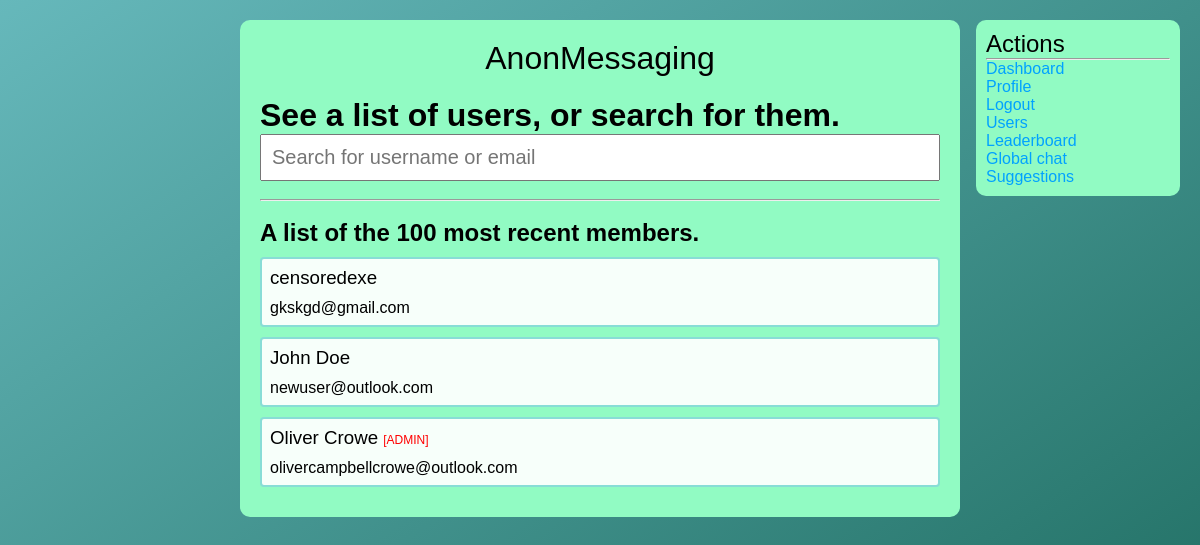
Before: /users/index.php (signed in) with the older database file.
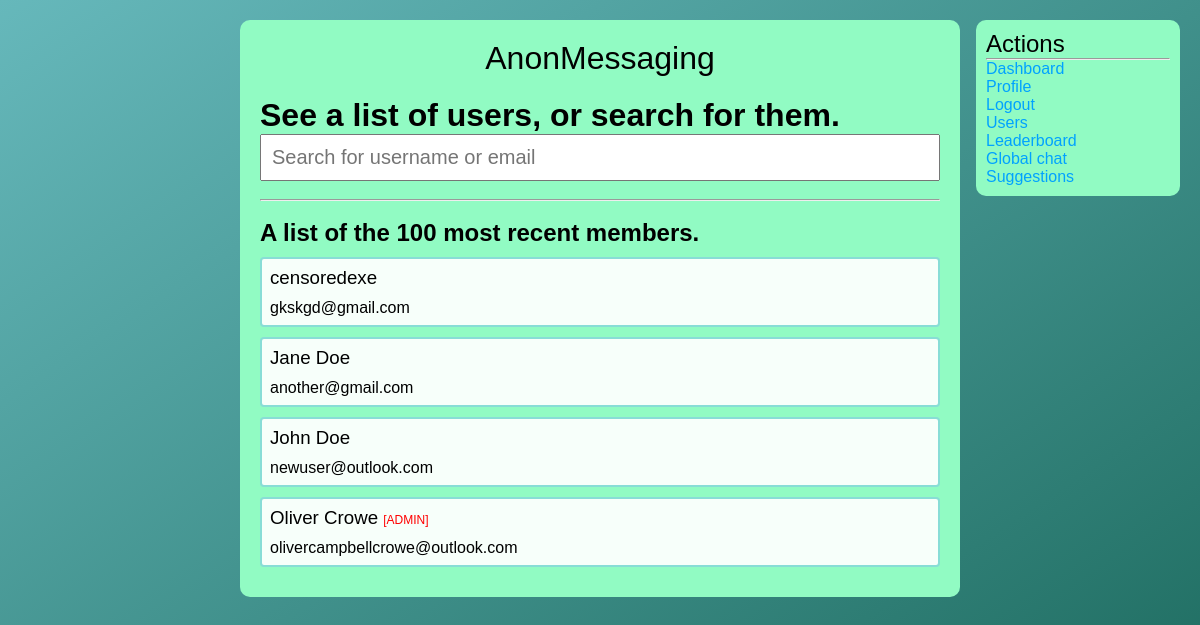
After: the same page with the newer database file.
### tables this page shows
CREATE TABLE `users` (
  `user_id` int(11) NOT NULL,
  `user_name` varchar(256) NOT NULL,
  `user_email` varchar(256) NOT NULL,
  `user_password` varchar(256) NOT NULL,
  `user_bio` longtext NOT NULL,
  `user_pfp` varchar(256) NOT NULL,
  `user_type` varchar(256) NOT NULL,
  `user_points` int(11) NOT NULL
);

### users/index.php (the view, shortened to what this page needs)
<?php
    include_once "../includes/functions.php";
?>
<!DOCTYPE html>
<html lang="en">
<head>
    <link href="../css/style.css" rel="stylesheet">
</head>
<body>
    <div class="main-column">
    <a style="color: #000;text-align:center;" href="../"><h1 style="font-weight:100;margin-bottom:20px;">AnonMessaging</h1></a>
    <h1>See a list of users, or search for them.</h1>
        <form method="GET" action="search.php">
            <input class="search-bar" type="search" name="search" placeholder="Search for username or email" required>
        </form>
        <br><hr><br>
        <h2>A list of the 100 most recent members.</h2>
        <?php
            $sql = "SELECT * FROM `users` ORDER BY `user_id` DESC";
            $result = mysqli_query($conn, $sql);
            while($row = mysqli_fetch_assoc($result)){
                if($row['user_type'] == "admin"){
                    $admin = True;
                }else {
                    $admin = False;
                }
                ?>
                <a style="color: #000;" href="../profile/index.php?id=<?php echo $row['user_id']; ?>">
                <div class="user_div">
                    <h3><?php echo $row['user_name']; if($admin==True){echo " <span style='color:red;font-size:12px;'>[ADMIN]</span>";}?></h3>
                    <p style="margin-top:10px;"><?php echo $row['user_email']; ?></p>
                </div>
                <?php
            }
        ?>
        <div class="right-column">
            <h2 style="font-weight:300;">Actions</h2>
            <hr>
            <ul>
            <li><a href="../">Dashboard</a></li>
                <li><a href="../profile/index.php?id=<?php echo $_SESSION['user_id']; ?>">Profile</a></li>
                <li><a href="../logout">Logout</a></li>
                <li><a href="../users/index.php">Users</a></li>
                <li><a href="../leaderboard/">Leaderboard</a></li>
                <li><a href="../global/">Global chat</a></li>
                <li><a href="../suggestions/">Suggestions</a></li>
            </ul>
        </div>
    </div>
</body>
</html>

Changed rows visible on the page:
added users: user_name "Jane Doe", user_email "another@gmail.com"
